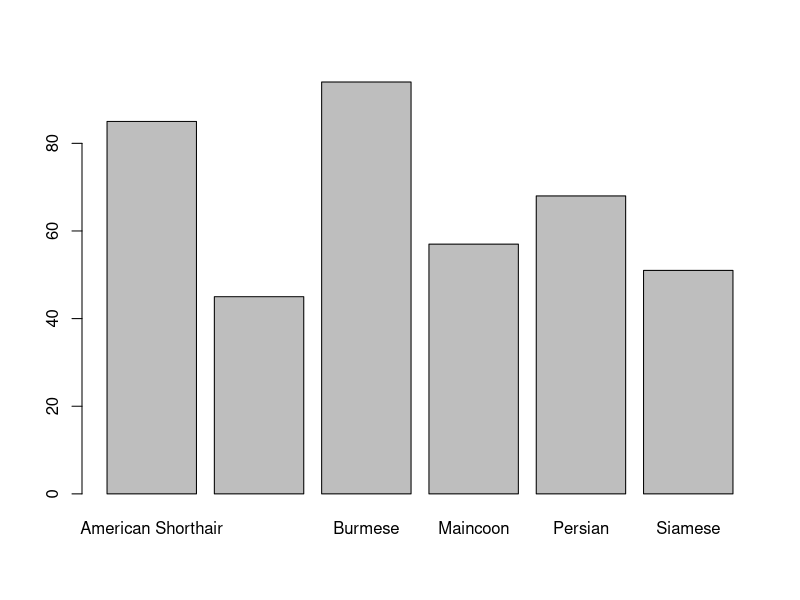
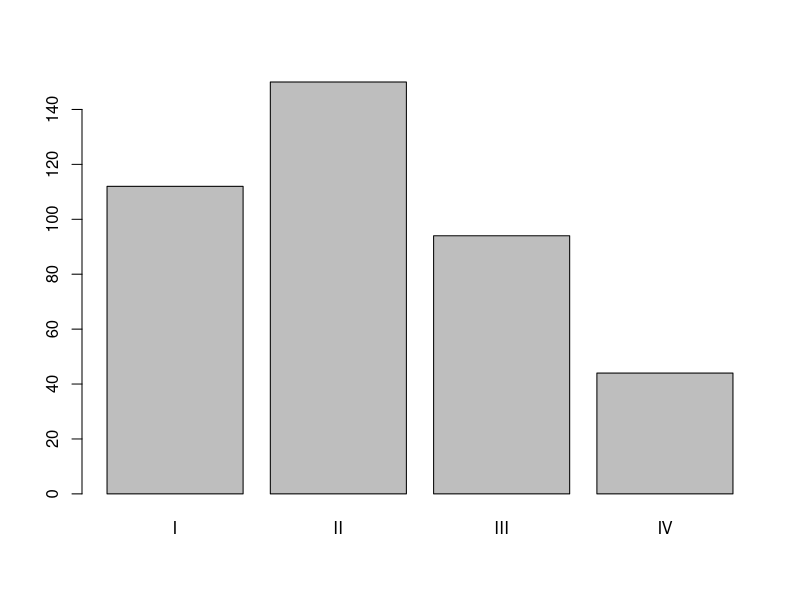
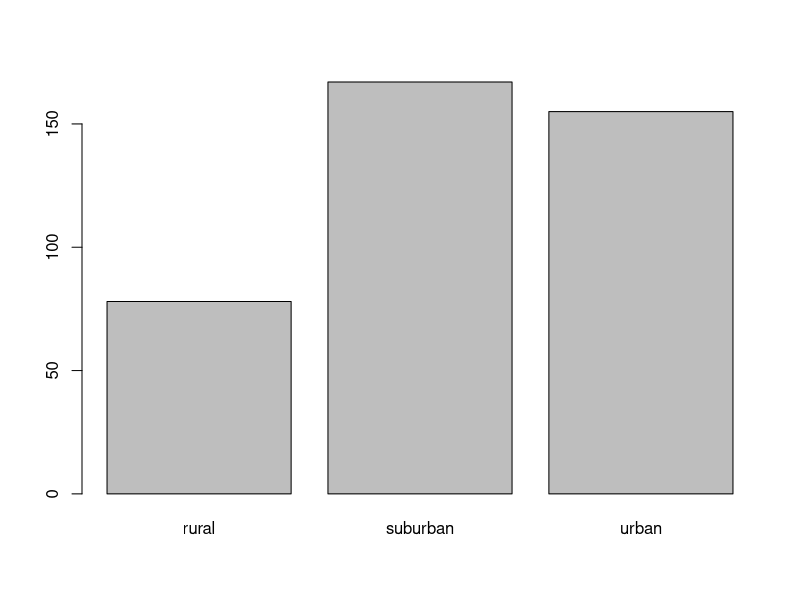
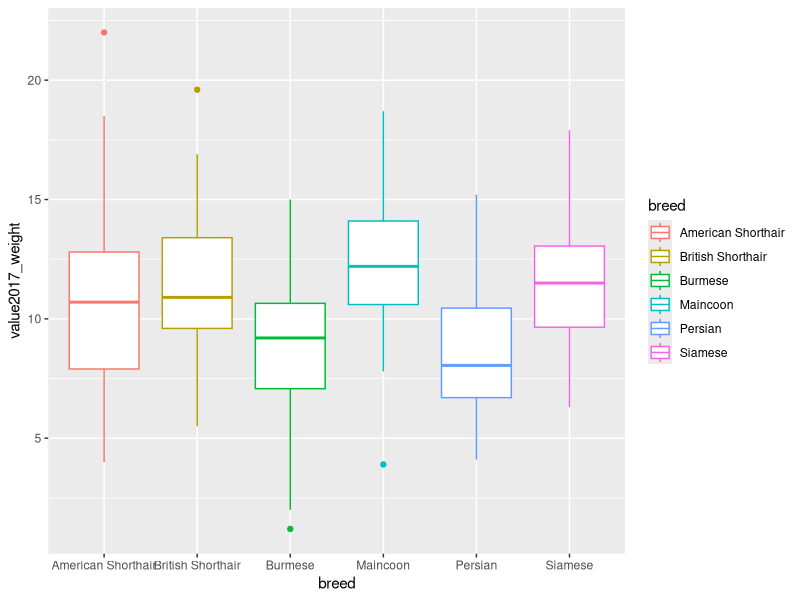
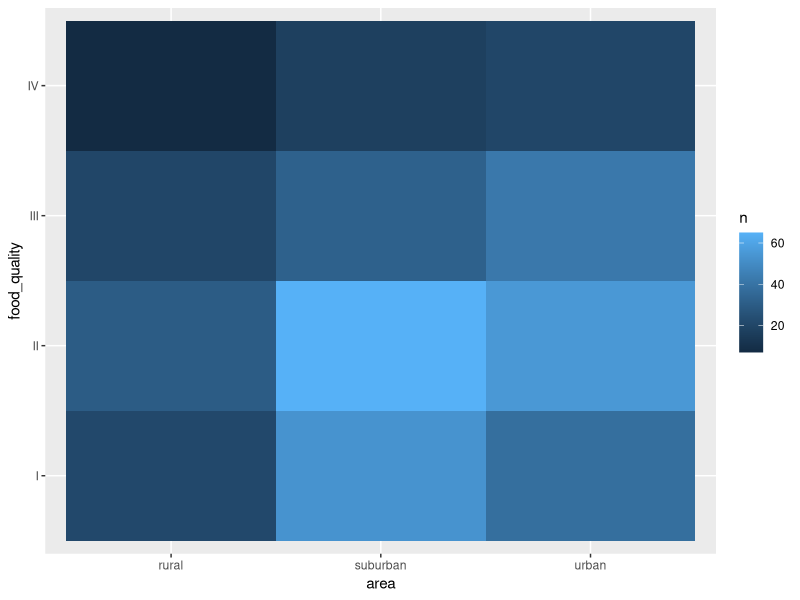

These figures' R source, in order:
## ---- chunk 1
library(tidyverse)
library(ggplot2)

vet_data <- read_csv("vet.data.csv")

## to tidy the dataset
vet_data <- vet_data %>%
  ## increase the number of columns by making columns of the two types of weigh ('type') and the values from the 2017 and 2018 value columns 
  pivot_wider(names_from = type, values_from = c(value2017, value2018)) %>%
  ## seperate the gender and age variable in two different columns
  separate(gen_age, into = c("Gender", "Age"), sep = "_")

## look at the internal structure of the dataframe/tibble 
str(vet_data)

## when checking the internal structure, I find that a lot of the data types are wrong, so I recode them into the correct type
vet_data$client <- as.character(vet_data$client)
vet_data$food_quality <- as.factor(vet_data$food_quality)
vet_data$clinic <- as.factor(vet_data$clinic)
vet_data$Gender <- as.factor(vet_data$Gender)
vet_data$breed <- as.factor(vet_data$breed)
vet_data$area <- as.factor(vet_data$area)
vet_data$Age <- as.numeric(vet_data$Age)

## look at the internal structure again and check if everything is correct
str(vet_data)
## ---- chunk 2
plot(vet_data$breed)
plot(vet_data$food_quality)
plot(vet_data$area)

ggplot(vet_data, aes(x = breed, y = value2017_weight, colour = breed)) + geom_boxplot()
## the breed with lowest mean weight is the persian cat, the cat with the highest observed weight is an american shorthair for the 2017 values
## ---- chunk 3
vet_data %>%
  ## group by these two variables
  group_by(clinic, Gender) %>%
  ## then summarize and give the mean of both weight values
  summarize(mean(value2017_weight), mean(value2018_weight))
## ---- chunk 4
vet_data %>%
  ## filter the values where the weight values are below 2.5
  filter(!value2017_weight < 2.5 | !value2018_weight < 2.5)

## the unique client ID's that have been influenced are client 16 on clinic 7, client 12 on clinic 9 and client 17 on clinic 13
## ---- chunk 5
vet_data %>%
  ## turn both values from lbs to kgs
  mutate(value2017_kg = value2017_weight/2.05) %>%
  mutate(value2018_kg = value2018_weight/2.05) %>%
  ## select all columns that are not the old weight columns
  select(!value2017_weight) %>%
  select(!value2018_weight)
## ---- chunk 6
vet_data %>% 
  ## count the unique values of the two combinations
  count(area, food_quality) %>% 
  ## create a ggplot with the correct dimensions
  ggplot(aes(area, food_quality)) +
  ## state that we want a geom_tile() which is filled with colours based on the number of unique values of the two combinations
  geom_tile(aes(fill=n))
